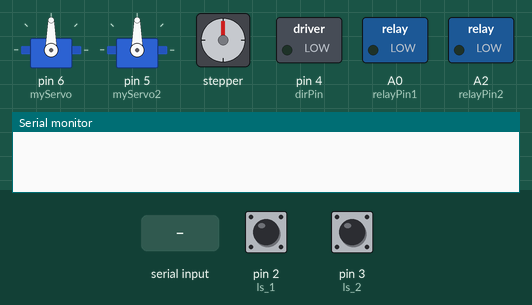
Simulated run of this sketch. Board: Arduino Uno, built with avr-gcc and run on an emulated ATmega328P. On the bench: 2 × servo, stepper motor, switched loads named in the sketch (green lamp = pin HIGH), the last lines printed to the serial monitor. The inputs (shaded band) are chosen by the test bench; at power-on: pin 2 (ls_1) HIGH, pin 3 (ls_2) HIGH. Stepper angles assume 2048 steps per turn.

Above: at 1.2 s.
1.3 s: "TURN_90\n" received over Serial
At 3.2 s:
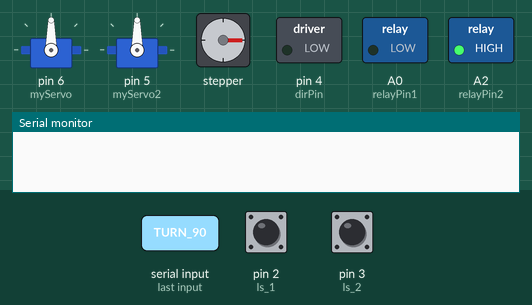
4.3 s: pin 2 (ls_1) pulled LOW for 0.15 s
At 5.6 s:
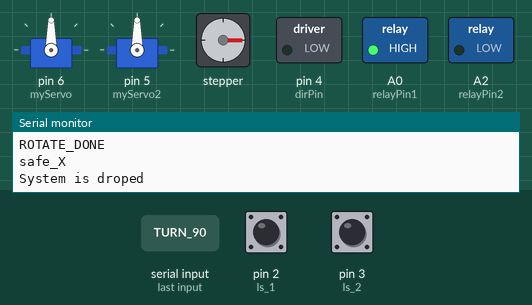
5.9 s: "move_z_\n" received over Serial
At 6.5 s:
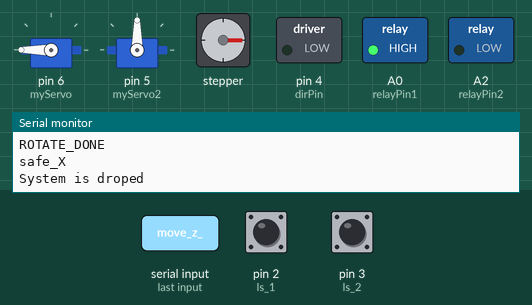
7.4 s: "gripper_\n" received over Serial
At 10.0 s:
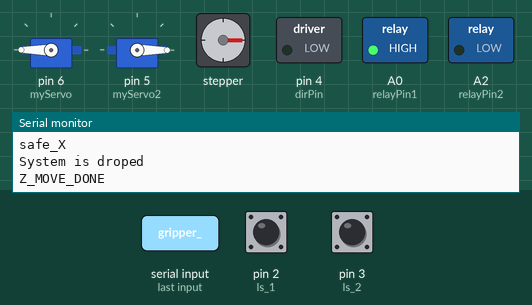
10.4 s: "TURN_\n" received over Serial
At 12.3 s:
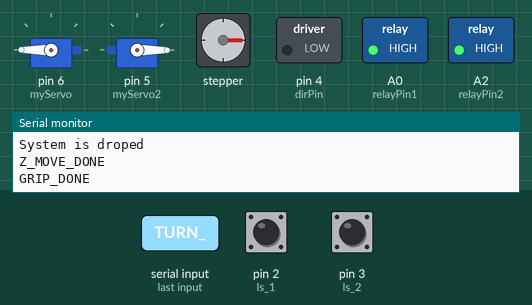
13.4 s: "move_z_90\n" received over Serial
At 14.7 s:
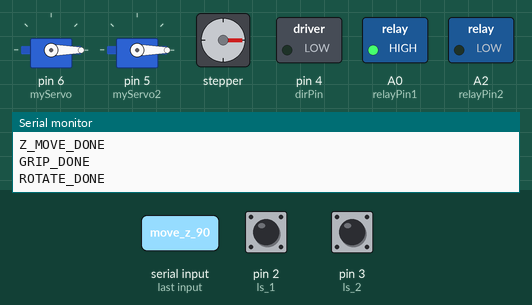
Timing chart, 0 to 15.9 s (numbered marks = the images above; inputs shaded):
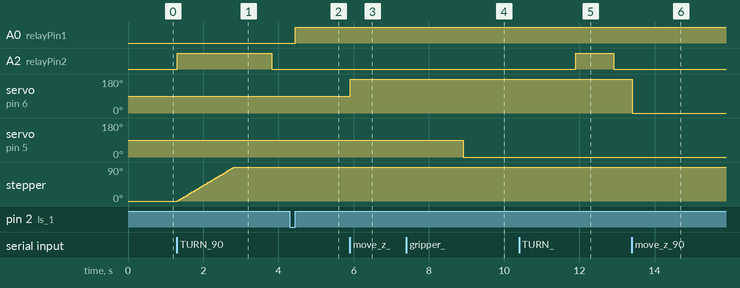

Measured:
- after the input at 1.3 s, A2 (relayPin2): LOW → HIGH at once, → LOW 2.5 s later; stepper: turns 90° clockwise in 1.5 s, starting at once
- after the input at 4.3 s, A0 (relayPin1): LOW → HIGH after 0.15 s
- after the input at 5.9 s, servo on pin 6 (myServo): 90° → 180° at once
- after the input at 7.4 s, servo on pin 5 (myServo2): 90° → 0° after 1.5 s
- after the input at 10.4 s, A2 (relayPin2): LOW → HIGH after 1.5 s, → LOW 1.0 s later
- after the input at 13.4 s, servo on pin 6 (myServo): 180° → 0° at once

The sketch:

pickplace.ino
```cpp
#include <Stepper.h>
#include <Servo.h>

#define STEPS_PER_REV 2048

Stepper stepper(STEPS_PER_REV, 8, 10, 9, 11);  // Stepper motor pins
Servo myServo;   // Linear actuator or Z-axis
Servo myServo2;  // Gripper

String inputString = "";

//define limit switches
const int ls_1=2;
const int ls_2=3;

//define flags
int flag_1=0;
int flag_2=0;

//define relay pin
const int relayPin1 = A0;
const int relayPin2 = A2;


const int stepX = 12;
const int dirPin = 4;

const int stepY = 13;


int curt_x = 0;
int curt_y = 0;


void setup() {
  Serial.begin(9600);
  stepper.setSpeed(10);
  myServo.attach(6);  // Z-axis servo
  myServo2.attach(5); // Gripper servo
  pinMode(ls_1,INPUT_PULLUP);   //limit switch pins
  pinMode(ls_2,INPUT_PULLUP);

  pinMode(relayPin1, OUTPUT);  //Relay pins
  pinMode(relayPin2,OUTPUT);
  digitalWrite(relayPin1,LOW);
  digitalWrite(relayPin2,LOW);

  ///CNC//////////////////////////////////////

  // X axis
  pinMode(stepX, OUTPUT);
  pinMode(dirPin, OUTPUT);

  // Y axis
  pinMode(stepY, OUTPUT);

  ///pinMode(enPin, OUTPUT);


 /// digitalWrite(enPin, LOW); // Enable stepper drivers

}

void loop() {
  limit_switch_1();
  limit_switch_2();
  if (Serial.available()) {
    inputString = Serial.readStringUntil('\n');
    inputString.trim();
///CNC//////////////////////////////////////////////////////////////////


    if (inputString.startsWith("TURN_")) {
      digitalWrite(relayPin2,HIGH);
      rotate(inputString);
      digitalWrite(relayPin2,LOW);
    }
    else if (inputString.startsWith("move_z_")) {
      moveServoFromCommand(inputString);
    }
    else if (inputString.startsWith("gripper_")) {
      gripCommand(inputString);
    }
    else {

      X_and_Y();

    }
  }
}

void rotate(String cmd){
  int firstSep=inputString.indexOf('_');


  if (firstSep>0){

    String angleStr = inputString.substring(firstSep + 1);

    int angle = angleStr.toInt();

    int steps = (int)(angle * (STEPS_PER_REV / 360.0));
    stepper.step(steps);
    delay(1000);
    Serial.println("ROTATE_DONE");  // Optional if used in Python


  }
}

void moveServoFromCommand(String cmd) {
  String valueStr = cmd.substring(7);
  float distance = valueStr.toFloat();
  distance = constrain(distance, 0, 57);
  int angle = round(distance * 180.0 / 57.0);

  myServo.write(180 - angle);
  delay(3000);  // Let servo reach position
  Serial.println("Z_MOVE_DONE");  // Confirm to Raspberry Pi
}

void gripCommand(String cmd) {
  String valueStr = cmd.substring(8);
  int angle = valueStr.toInt();
  myServo2.write(angle);
  delay(3000);  // Let gripper finish
  Serial.println("GRIP_DONE");  // Confirm to Raspberry Pi
}

void limit_switch_1(){
  if (digitalRead(ls_1)==LOW && flag_1==0){
    Serial.println("safe_X");
    flag_1=1;
    delay(50);
  }
  if (digitalRead(ls_1)==HIGH && flag_1==1){
    digitalWrite(relayPin1,HIGH);
    Serial.println("System is droped");
    flag_1=0;
    delay(50);
  }
}

void limit_switch_2(){
  if (digitalRead(ls_2)==LOW && flag_2==0){
    Serial.println("safe_Y");
    flag_2=1;
    delay(50);
  }
  if (digitalRead(ls_2)==HIGH && flag_2==1){
    digitalWrite(relayPin1,HIGH);
    Serial.println("System is droped");
    flag_2=0;
    delay(50);
  }
}

///CNC///////////////////////////////////////////////////


void X_and_Y(){

  int firstSep = inputString.indexOf('_');
  int secondSep = inputString.lastIndexOf('_');

  if (firstSep > 0  ) {

    String distanceStr = inputString.substring(0, firstSep);
    String axisStr = inputString.substring(firstSep + 1);

    int position = distanceStr.toInt();

    if (axisStr.equalsIgnoreCase("X")) {


      int distance = dis(curt_x, position);  // Calculate distance for X axis
      bool direction = dir(curt_x, position);  // Determine direction for X axis

      Serial.println("Moving X axis");
      rotateAxis(stepX, distance, direction);
      curt_x = position; // Update current X position

  } else if (axisStr.equalsIgnoreCase("Y")) {


    int distance = dis(curt_y, position);  // Calculate distance for Y axis
    bool direction = dir(curt_y, position);  // Determine direction for Y axis

    Serial.println("Moving Y axis");
    rotateAxis(stepY, distance, direction);
    curt_y = position; // Update current Y position

  } else {

    Serial.println("Invalid axis. Use X or Y.");
      }
} else {

  Serial.println("Invalid format. Use format like 300_X.");
    }
}
void rotateAxis(int stepPin, int distance, bool direction) {
  digitalWrite(dirPin, direction ? HIGH : LOW);  // Set direction of rotation

  float pulses = (distance * 200.0) / 39.625; // Conversion factor for your setup
  int intPulses = round(pulses);  // Convert to integer pulses

  Serial.print("Pulses: ");
  Serial.println(intPulses);

  bool completed = true;

  for (int x = 0; x < intPulses; x++) {

    if (digitalRead(ls_1) == HIGH || digitalRead(ls_2) == HIGH) {
      digitalWrite(relayPin1, HIGH);  // Activate drop system
      Serial.println("System is droped");
      completed = false;
      break;
    }

    digitalWrite(stepPin, HIGH);
    delayMicroseconds(1000);
    digitalWrite(stepPin, LOW);
    delayMicroseconds(1000);
  }
  if (completed){
    Serial.println("MOVE_DONE");
  }

  delay(500); // Optional pause
}

float dis(int curt_p, int position) {
  // Calculate and return the distance
  return abs(position - curt_p);
}

bool dir(int curt_p, int position) {
  // Determine and return the direction
  return position > curt_p;
}
```
